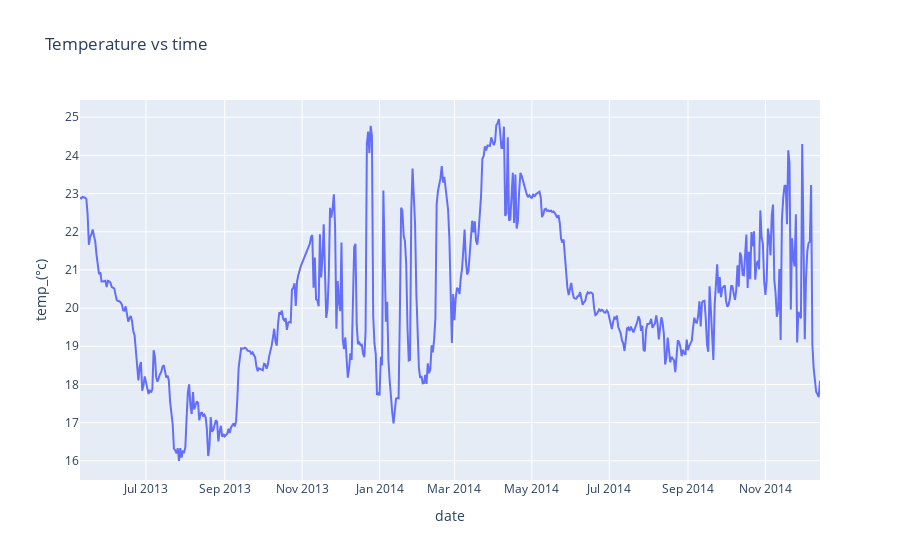

Write notebook code for a chart like this one.
### Markdown cell above
# Time series visualization

### Code cell
fig = px.line(data_def, x="date", y="temp_(°c)", title='Temperature vs time') #line plot
fig.show()

### Figure 1 — Plotly figure (JSON) as saved in the notebook; plotly's stock layout.template omitted (floating-point values rounded to 4 significant figures; data arrays with more than 128 entries replaced by an {"elided": "..."} marker saying what was removed)
{"data": [{"hovertemplate": "date=%{x}<br>temp_(°c)=%{y}<extra></extra>", "legendgroup": "", "line": {"color": "#636efa", "dash": "solid"}, "marker": {"symbol": "circle"}, "mode": "lines", "name": "", "orientation": "v", "showlegend": false, "type": "scatter", "x": {"elided": "584 str values"}, "xaxis": "x", "y": {"elided": "584 float values"}, "yaxis": "y"}], "layout": {"legend": {"tracegroupgap": 0}, "title": {"text": "Temperature vs time"}, "xaxis": {"anchor": "y", "domain": [0, 1], "title": {"text": "date"}}, "yaxis": {"anchor": "x", "domain": [0, 1], "title": {"text": "temp_(°c)"}}}}
